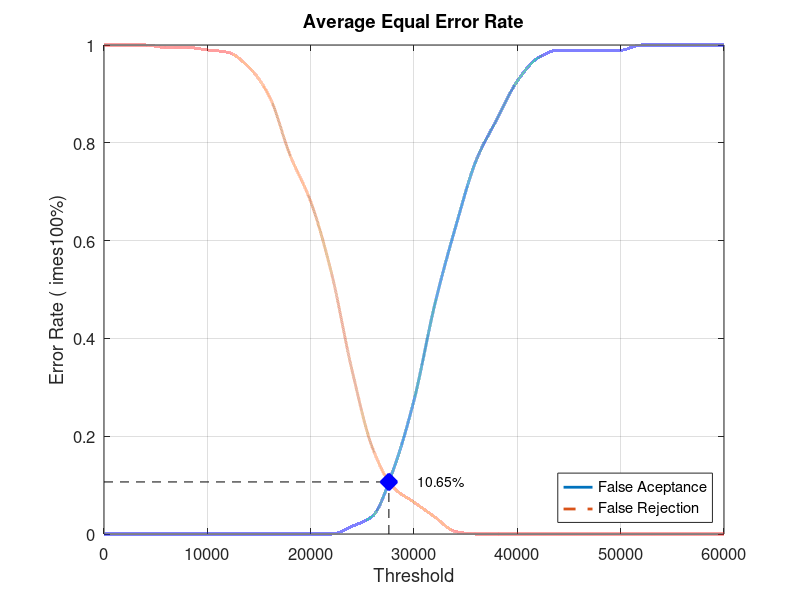
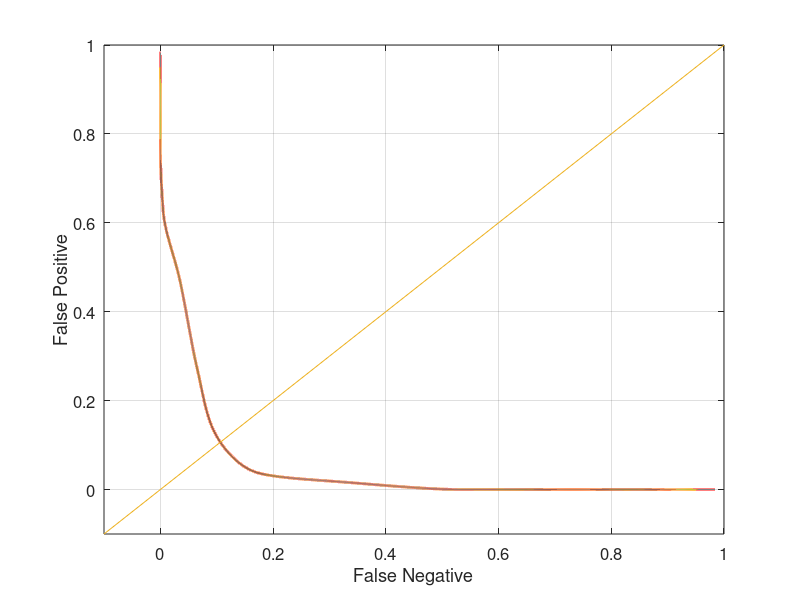

Recreate these plots in MATLAB, in order.
close all;
clear;
clc;
x = 0:2000:60000;
xq = 0:0.5:60000;

y0 = [0 0 0 0 0 0 0 0 0 0 0 0 0.0157895 0.0368421 0.131579 0.273684 0.468421 0.626316 0.763158 0.847368 0.926316 0.973684 0.989474 0.989474 0.989474 0.989474 1 1 1 1 1]
yy0 = interp1(x, y0, xq, 'pchip');
y1 = [1 1 1 0.995 0.995 0.99 0.985 0.955 0.895 0.775 0.68 0.535 0.335 0.175 0.095 0.065 0.035 0.005 0 0 0 0 0 0 0 0 0 0 0 0 0]
yy1 = interp1(x, y1, xq, 'pchip');

% Calculating EER: 
y2 = abs(y0 - y1);
find(y2 == min(y2))
yy2 = abs(yy0 - yy1);
xEER = find(yy2 == min(yy2));
xEERIndex = xq(xEER) % X-axis EER
yEER = yy0(xEER) % Y-axis EER

main = figure
plot(xq, yy0,'-','LineWidth', 2);	hold on
plot(xq, yy1,'--','LineWidth', 2);	hold on
plot([xEERIndex xEERIndex], [0 yEER], 'k--');	hold on
plot([0 xEERIndex], [yEER yEER], 'k--');	hold on
plot(xEERIndex, yEER, 'bx', 'LineWidth', 10);	hold on
text(xEERIndex + 10 * xEERIndex / 100, yEER, [num2str(round((10000 * yEER)) / 100) '%'])
legend('False Aceptance', 'False Rejection', 'Location', 'SouthEast')
xlabel('Threshold')
ylabel('Error Rate (	imes100%)')
title('Average Equal Error Rate')
set(gca, 'FontSize', 12)
axis([0 60000 0 1])
grid on

print(main, 'Database5_1Main', '-dpng');
FNRxFPR = figure('Color', [1 1 1]);
plot(yy1, yy0, '-', yy1, yy0, 'LineWidth', 2);
hold on
y = -0.1:0.1:1
plot(y, y); 
set(gca, 'FontSize', 12)
xlabel('False Negative')
ylabel('False Positive')
axis([-0.1 1 -0.1 1])
set(gca, 'FontSize', 12)
grid on

print(FNRxFPR, 'Database5_1FNRxFPR','-dpng');
